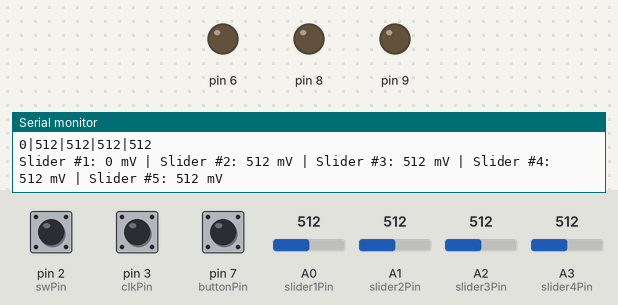
This sketch was run on a simulated Arduino Leonardo, built with avr-gcc and run on an emulated ATmega32U4. On the bench: output pins drawn as LEDs (lit = HIGH), the last lines printed to the serial monitor. Dashed ring = blinking. Inputs (shaded band) come from the test bench; at power-on: pin 2 (swPin) HIGH, pin 3 (clkPin) HIGH, pin 7 (buttonPin) HIGH, A0 (slider1Pin) = 512, A1 (slider2Pin) = 512, A2 (slider3Pin) = 512, A3 (slider4Pin) = 512. USB keyboard and mouse output is not drawn.

Above: at 1.3 s.
1.4 s: pin 2 (swPin) pulled LOW for 0.6 s
At 1.64 s:
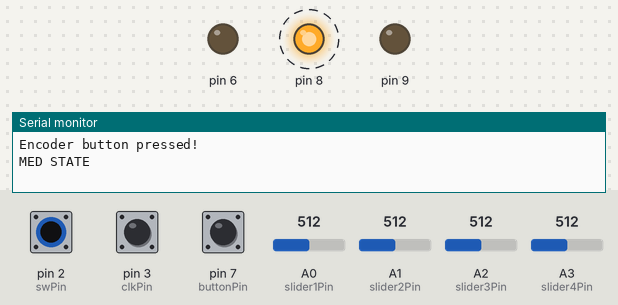
6.6 s: pin 2 (swPin) pulled LOW for 1 s
At 7.11 s:
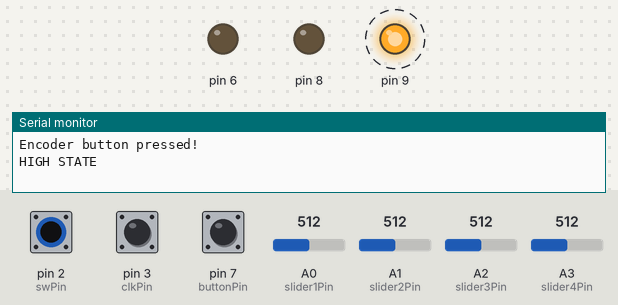
12.1 s: pin 2 (swPin) pulled LOW for 0.6 s
At 12.9 s:
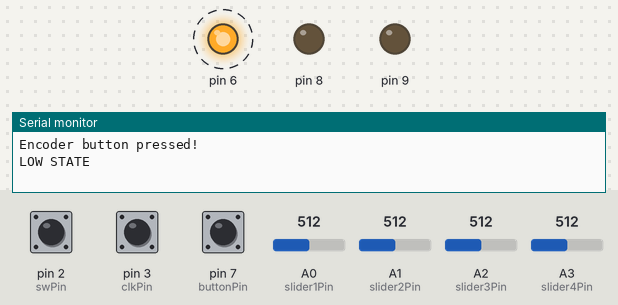
15.7 s: pin 2 (swPin) pulled LOW for 3.2 s
At 19.9 s:
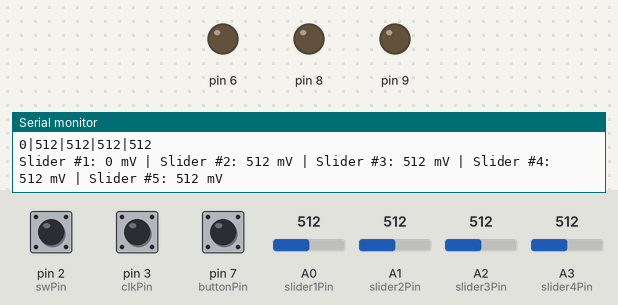
Timing chart, 0 to 21.4 s (numbered marks = the images above; inputs shaded):
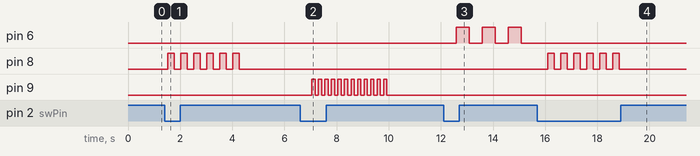

Measured:
- after the input at 1.4 s, pin 8: alternates HIGH for 0.25 s and LOW for 0.25 s, 12 changes in all, then stays LOW, starting after 0.12 s
- after the input at 6.6 s, pin 9: alternates HIGH for 0.13 s and LOW for 0.13 s, 24 changes in all, then stays LOW, starting after 0.45 s
- after the input at 12.1 s, pin 6: alternates HIGH for 0.50 s and LOW for 0.50 s, starting after 0.49 s
- after the input at 15.7 s, pin 8: alternates HIGH for 0.25 s and LOW for 0.25 s, 12 changes in all, then stays LOW, starting after 0.39 s

The sketch:

deej_custom.ino
```cpp
#include <Keyboard.h>

const int NUM_SLIDERS = 5;

// Slider Pins
const int slider1Pin = A0;
const int slider2Pin = A1;
const int slider3Pin = A2;
const int slider4Pin = A3;

// Rotary Encoder Pins
const int clkPin = 3;  // CLK pin
const int dtPin = 15;  // DT pin
const int swPin = 2;   // SW pin

// Encoder Sensitivity (pips for max volume)
const int sens1 = 30;   // One full turn
const int sens2 = 60;   // Two full turns
const int sens3 = 120;  // Four full turns

// RGB LED Pins
const int redPin = A7;    // Red pin
const int greenPin = A8;  // Green pin
const int bluePin = A9;   // Blue pin

// Button Pin
const int buttonPin = 7;  // Button pin

// Button States
const int numStates = 3;
const int LOW_STATE = 0;
const int MED_STATE = 1;
const int HIGH_STATE = 2;


// RGB LED Colors
const int colors[numStates][3] = {
  { 255, 0, 0 },  // Low state (Red color)
  { 0, 255, 0 },  // Med state (Green color)
  { 0, 0, 255 }   // High state (Blue color)
};

// Blink Rates (in milliseconds)
const int blinkRates[numStates] = {
  1000,  // Low state (1 second)
  500,   // Med state (0.5 seconds)
  250    // High state (0.25 seconds)
};

// Variables
unsigned long previousTime = 0;
volatile int counter = 0;                 // Rotary encoder counter
volatile boolean clkState = 0;            // CLK pin state
volatile boolean encoderPressed = false;  // Button press flag
unsigned long debounceTime = 0;           // Debounce time
const unsigned long debounceDelay = 200;  // Debounce delay in milliseconds
int currentState = LOW_STATE;
bool shutdownActive = false;
bool shutdownPressed = false;
bool lastButtonState = HIGH;
unsigned long lastDebounceTime = 0;
int range = sens1;  // Encoder range for max volume (how many pips to turn, for me 30 pips = 1 full rotation)

int analogSliderValues[NUM_SLIDERS];

void setup() {
  // Setup sliders and inputs
  pinMode(slider1Pin, INPUT);
  pinMode(slider2Pin, INPUT);
  pinMode(slider3Pin, INPUT);
  pinMode(slider4Pin, INPUT);

  // Rotary encoder pins as input with pull-up resistors
  pinMode(clkPin, INPUT_PULLUP);
  pinMode(dtPin, INPUT_PULLUP);
  pinMode(swPin, INPUT_PULLUP);

  // Power button pin
  pinMode(buttonPin, INPUT_PULLUP);

  // RGB LED pins
  pinMode(redPin, OUTPUT);
  pinMode(greenPin, OUTPUT);
  pinMode(bluePin, OUTPUT);

  // Start with all LED off
  digitalWrite(redPin, LOW);
  digitalWrite(greenPin, LOW);
  digitalWrite(bluePin, LOW);

  // Attach interrupts to the CLK and SW pins
  attachInterrupt(digitalPinToInterrupt(clkPin), handleEncoder, CHANGE);
  attachInterrupt(digitalPinToInterrupt(swPin), handleSwitch, FALLING);
  Keyboard.begin();
  Serial.begin(9600);
}

void loop() {
  // If encoder was pressed
  if (encoderPressed) {//&& (millis() - debounceTime) >= debounceDelay) {
    Serial.println("Encoder button pressed!");
    changeState();
    encoderPressed = false;
    // debounceTime = 0;
  }

  // Read shutdown button
  readButton();
  // If shutdown button was pressed
  if (shutdownPressed) {
    if (!shutdownActive) {
      Serial.println("Shutdown!");
      executeShutdown();  // Shutdown PC
      shutdownActive = true;
    } else if (shutdownActive) {
      Serial.println("Aborting!");
      abortShutdown();
      shutdownActive = false;
    }
    shutdownPressed = false;
  }

  updateSliderValues();
  sendSliderValues();   // Actually send data (all the time)
  printSliderValues();  // For debug
  delay(500);
}

void updateSliderValues() {
  // Map counter from rotary encoder to same range as other sliders
  analogSliderValues[0] = map(counter, 0, range, 0, 1024);
  analogSliderValues[1] = analogRead(slider1Pin);
  analogSliderValues[2] = analogRead(slider2Pin);
  analogSliderValues[3] = analogRead(slider3Pin);
  analogSliderValues[4] = analogRead(slider4Pin);
}

void sendSliderValues() {
  // Create String
  String builtString = String("");

  // For each slider add the value to the string
  for (int i = 0; i < NUM_SLIDERS; i++) {
    builtString += String((int)analogSliderValues[i]);

    if (i < NUM_SLIDERS - 1) {
      builtString += String("|");
    }
  }
  // Send the built string
  Serial.println(builtString);
}

void printSliderValues() {
  for (int i = 0; i < NUM_SLIDERS; i++) {
    String printedString = String("Slider #") + String(i + 1) + String(": ") + String(analogSliderValues[i]) + String(" mV");
    Serial.write(printedString.c_str());

    if (i < NUM_SLIDERS - 1) {
      Serial.write(" | ");
    } else {
      Serial.write("\n");
    }
  }
}


// Interrupt handler for CLK pin
void handleEncoder() {
  // Read the current state of CLK and DT pins
  boolean clkStateNew = digitalRead(clkPin);
  boolean dtState = digitalRead(dtPin);

  // Check if CLK state has changed
  if (clkState != clkStateNew) {
    // If CLK and DT pins are different, increment the counter
    if (clkStateNew != dtState) {
      counter++;
    }
    // If CLK and DT pins are the same, decrement the counter
    else {
      counter--;
    }
    // Limit how many pips to count for max volume
    counter = constrain(counter, 0, range);
  }

  // Update the CLK pin state
  clkState = clkStateNew;
}

// Interrupt handler for SW pin
void handleSwitch() {
  // Check if the debounce time has not elapsed
  if ((millis() - debounceTime) < debounceDelay) {
    return;  // Ignore the button press
  }

  // Set the button pressed flag
  encoderPressed = true;

  // Update the debounce time
  debounceTime = millis();
}

void executeShutdown() {
  Keyboard.press(KEY_LEFT_GUI);  // Press the Windows key
  Keyboard.press('r');           // Press 'r' to open the Run dialog
  Keyboard.releaseAll();         // Release all keys
  delay(500);                    // Delay to allow time for the Run dialog to open
  // Enter 'cmd' and press Enter to launch the Command Prompt
  Keyboard.print("cmd");
  Keyboard.press(KEY_RETURN);
  Keyboard.releaseAll();
  delay(500);
  Keyboard.print("pee pee poo poo");
}

void abortShutdown() {
  Keyboard.press(KEY_LEFT_GUI);  // Press the Windows key
  Keyboard.press('r');           // Press 'r' to open the Run dialog
  Keyboard.releaseAll();         // Release all keys
  delay(500);                    // Delay to allow time for the Run dialog to open
  // Enter 'cmd' and press Enter to launch the Command Prompt
  Keyboard.print("cmd");
  Keyboard.press(KEY_RETURN);
  Keyboard.releaseAll();
  delay(500);
  Keyboard.print("poo poo hahaha");
}

void readButton() {
  int buttonState = digitalRead(buttonPin);

  if (buttonState != lastButtonState) {
    lastDebounceTime = millis();
  }

  if (millis() - lastDebounceTime > debounceDelay) {
    if (buttonState != HIGH) {
      shutdownPressed = true;
    }
  }

  lastButtonState = buttonState;
}

void changeState() {
  currentState++;
  if (currentState >= numStates) {
    currentState = LOW_STATE;
  }
  switch (currentState) {
    case LOW_STATE:
      Serial.println("LOW STATE");
      counter = counter * sens1 / sens3;
      range = 30;
      blinkRGB(3, 500, 255, 0, 0);
      break;
    case MED_STATE:
      Serial.println("MED STATE");
      counter = counter * sens2 / sens1;
      range = 60;
      blinkRGB(6, 250, 0, 255, 0);
      break;
    case HIGH_STATE:
      Serial.println("HIGH STATE");
      counter = counter * sens3 / sens2;
      range = 120;
      blinkRGB(12, 125, 0, 0, 255);
      break;
  }
}

void blinkRGB(int count, int timing, int red, int green, int blue) {
  for (int i = 0; i < count; i++) {
    analogWrite(redPin, red);
    analogWrite(greenPin, green);
    analogWrite(bluePin, blue);
    delay(timing);
    analogWrite(redPin, LOW);
    analogWrite(greenPin, LOW);
    analogWrite(bluePin, LOW);
    delay(timing);
  }
}
```
